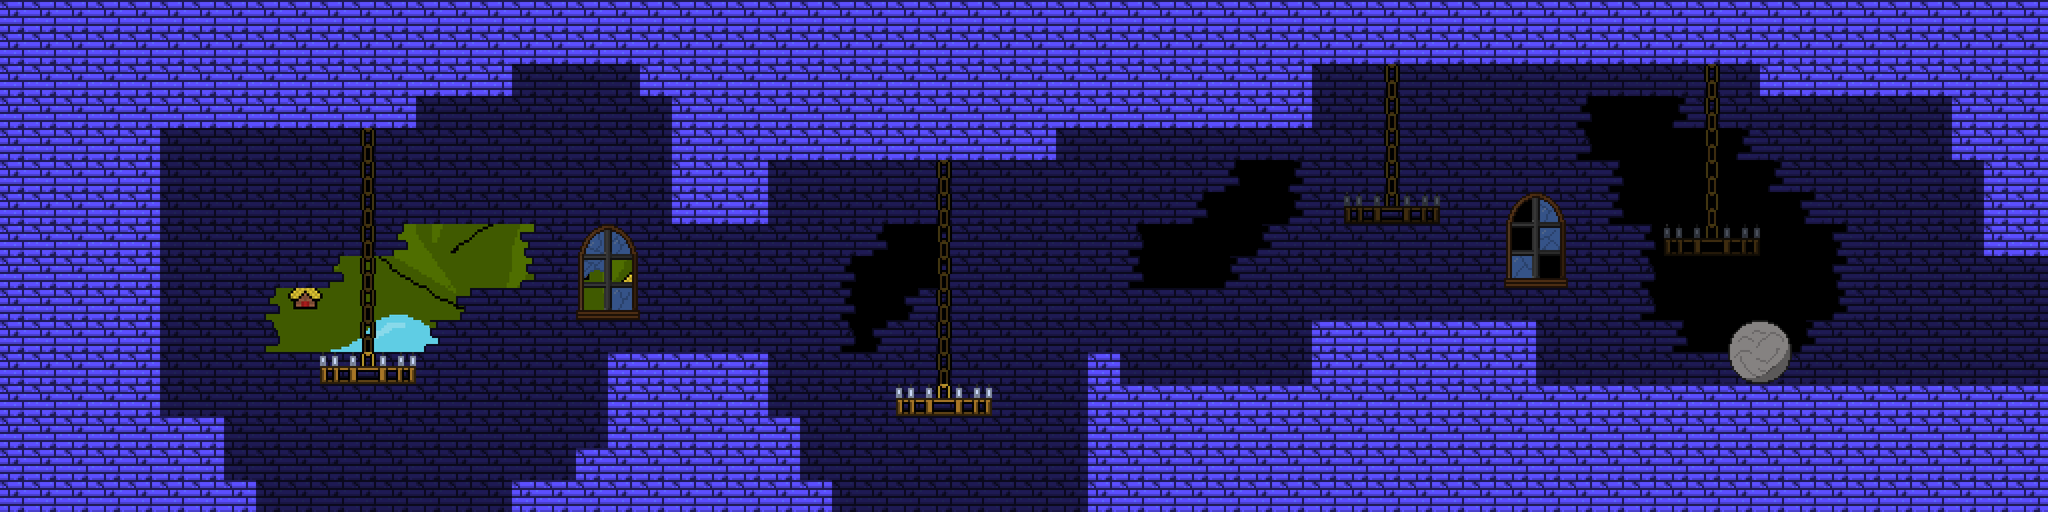

This is a level from a 2D game, rendered from its Tiled map with the project's own tilesets. A one-line summary and the map file follow, with tile-layer data summarised:
An orthogonal 64x16 tile map with 48x48 px tiles, 2 tile layers (back_tiles, front), 2 tilesets, 3 image layers and 41 objects (8x HazardRockBlock, 2x SpawnPoint, 2x Portal, TextBoxObject, EnemyArmorTrap, ...).

<map version="1.11" tiledversion="1.11.0" orientation="orthogonal" renderorder="right-down" width="64" height="16" tilewidth="48" tileheight="48" infinite="0" nextlayerid="18" nextobjectid="100">
 <tileset firstgid="1" name="tileset01" tilewidth="48" tileheight="48" tilecount="176" columns="16">
  <image source="tilesets/tileset01.png" width="768" height="528" />
 </tileset>
 <tileset firstgid="177" name="objects" tilewidth="48" tileheight="48" tilecount="64" columns="8">
  <image source="objects.png" width="384" height="384" />
 </tileset>
 <imagelayer id="10" name="Image Layer 3">
  <image source="Backgrounds/ground_back.png" width="1024" height="576" />
  <properties>
   <property name="depth" type="int" value="3000" />
   <property name="parallax_x" type="float" value="1" />
   <property name="parallax_y" type="float" value="1" />
   <property name="repeat_y" type="bool" value="true" />
  </properties>
 </imagelayer>
 <imagelayer id="8" name="Image Layer 1">
  <image source="Backgrounds/ground_far.png" width="1024" height="576" />
  <properties>
   <property name="depth" type="int" value="2900" />
   <property name="parallax_x" type="float" value="0.8" />
   <property name="parallax_y" type="float" value="0.8" />
   <property name="repeat_y" type="bool" value="false" />
  </properties>
 </imagelayer>
 <imagelayer id="9" name="Image Layer 2">
  <image source="Backgrounds/ground_front.png" width="1024" height="576" />
  <properties>
   <property name="depth" type="int" value="2800" />
   <property name="parallax_x" type="float" value="0.9" />
   <property name="parallax_y" type="float" value="0.9" />
   <property name="repeat_y" type="bool" value="false" />
  </properties>
 </imagelayer>
 <layer id="11" name="back_tiles" width="64" height="16">
  <properties>
   <property name="depth" type="int" value="1000" />
   <property name="tileset" type="int" value="0" />
  </properties>
  <data>[1024 cells, 962 non-empty, 18 distinct tile ids]</data>
 </layer>
 <layer id="12" name="front" width="64" height="16">
  <properties>
   <property name="depth" type="int" value="900" />
   <property name="tileset" type="int" value="0" />
  </properties>
  <data>[1024 cells, 39 non-empty, 11 distinct tile ids]</data>
 </layer>
 <objectgroup color="#0000ff" id="13" name="walls">
  <properties>
   <property name="isWallLayer" type="bool" value="true" />
  </properties>
  <object id="3" x="864" y="672" width="48" height="48" />
  <object id="5" x="1200" y="720" width="48" height="48" />
  <object id="8" x="2640" y="0" width="336" height="144" />
  <object id="9" x="2976" y="0" width="96" height="384" />
  <object id="11" x="1584" y="0" width="384" height="192" />
  <object id="12" x="1008" y="0" width="576" height="240" />
  <object id="16" x="1632" y="576" width="1440" height="192" />
  <object id="17" x="1968" y="480" width="336" height="96" />
  <object id="22" x="2928" y="144" width="48" height="96" />
  <object id="24" x="1968" y="0" width="672" height="96" />
  <object id="45" x="1632" y="528" width="48" height="48" />
  <object id="46" x="1152" y="624" width="48" height="144" />
  <object id="47" x="912" y="528" width="240" height="240" />
  <object id="48" x="1008" y="240" width="144" height="96" />
  <object id="49" x="768" y="720" width="144" height="48" />
  <object id="52" x="0" y="0" width="1008" height="96" />
  <object id="53" x="960" y="96" width="48" height="48" />
  <object id="54" x="240" y="96" width="528" height="48" />
  <object id="55" x="240" y="144" width="384" height="48" />
  <object id="58" x="240" y="720" width="144" height="48" />
  <object id="59" x="240" y="624" width="96" height="96" />
  <object id="60" x="0" y="96" width="240" height="672" />
  <object id="62" x="480" y="528" width="144" height="48" />
  <object id="63" x="1344" y="576" width="144" height="48" />
 </objectgroup>
 <objectgroup id="14" name="objects">
  <object id="42" type="TextBoxObject" x="2592" y="432" width="96" height="144">
   <properties>
    <property name="lore" type="int" value="14" />
    <property name="text" value="How did this get here" />
   </properties>
  </object>
  <object id="90" type="EnemyArmorTrap" x="2064" y="384" width="48" height="72" />
  <object id="91" type="HazardSpikes" x="1680" y="528" width="288" height="48" />
  <object id="92" type="HazardRockBlock" x="1056" y="336" width="48" height="48" />
  <object id="93" type="HazardRockBlock" x="1056" y="384" width="48" height="48" />
  <object id="94" type="HazardRockBlock" x="1056" y="432" width="48" height="48" />
  <object id="95" type="HazardRockBlock" x="1008" y="480" width="48" height="48" />
  <object id="96" type="HazardRockBlock" x="1056" y="480" width="48" height="48" />
  <object id="97" type="HazardRockBlock" x="1008" y="432" width="48" height="48" />
  <object id="98" type="HazardRockBlock" x="1008" y="336" width="48" height="48" />
  <object id="99" type="HazardRockBlock" x="1008" y="384" width="48" height="48" />
 </objectgroup>
 <objectgroup color="#aa00ff" id="17" name="checkpoints" />
 <objectgroup color="#ff5500" id="16" name="spawnpoints">
  <object id="28" type="SpawnPoint" x="3024" y="384" width="48" height="48">
   <properties>
    <property name="id" type="int" value="2" />
   </properties>
  </object>
  <object id="44" type="SpawnPoint" x="1248" y="720" width="48" height="48">
   <properties>
    <property name="id" type="int" value="1" />
   </properties>
  </object>
  <object id="51" x="384" y="720" width="48" height="48">
   <properties>
    <property name="id" type="int" value="3" />
   </properties>
  </object>
 </objectgroup>
 <objectgroup color="#00ff00" id="15" name="doors">
  <object id="19" type="Portal" x="3120" y="384" width="48" height="192">
   <properties>
    <property name="horizontal" type="bool" value="false" />
    <property name="id_point" type="int" value="0" />
    <property name="id_room" type="int" value="20" />
   </properties>
  </object>
  <object id="43" type="Portal" x="1248" y="816" width="384" height="48">
   <properties>
    <property name="horizontal" type="bool" value="true" />
    <property name="id_point" type="int" value="0" />
    <property name="id_room" type="int" value="22" />
   </properties>
  </object>
  <object id="50" x="384" y="816" width="384" height="48">
   <properties>
    <property name="horizontal" type="bool" value="true" />
    <property name="id_point" type="int" value="1" />
    <property name="id_room" type="int" value="22" />
   </properties>
  </object>
 </objectgroup>
</map>
